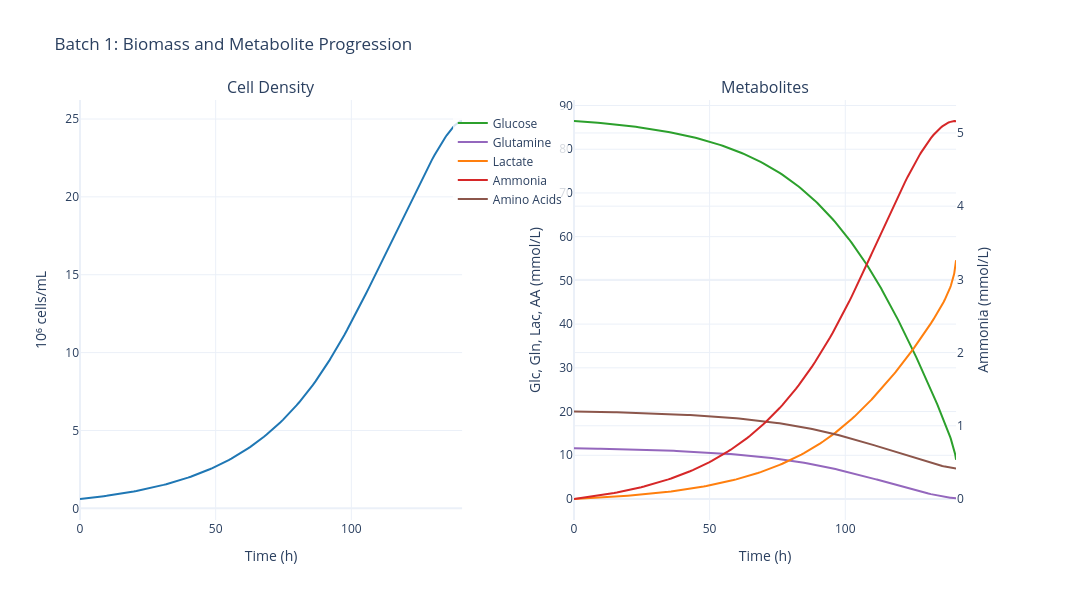

Source (notebook cell):
### Markdown cell above
## 5. Batch Plots

### Code cell
# Cell density & metabolites
fig = data.plot_biomass_metabolites(batch_number=BATCH_NUMBER)
fig.show()

### Figure 1 — Plotly figure (JSON) as saved in the notebook; plotly's stock layout.template omitted (floating-point values rounded to 4 significant figures; data arrays with more than 128 entries replaced by an {"elided": "..."} marker saying what was removed)
{"data": [{"hovertemplate": "Time: %{x:.1f} h<br>Cell Density: %{y:.2f} 10⁶ cells/mL<extra></extra>", "line": {"color": "#1f77b4", "width": 2}, "mode": "lines", "name": "Cell Density", "showlegend": false, "type": "scatter", "x": {"elided": "245 float values"}, "xaxis": "x", "y": {"elided": "245 float values"}, "yaxis": "y"}, {"hovertemplate": "Time: %{x:.1f} h<br>Glucose: %{y:.2f} mmol/L<extra></extra>", "line": {"color": "#2ca02c", "width": 2}, "mode": "lines", "name": "Glucose", "type": "scatter", "x": {"elided": "245 float values"}, "xaxis": "x2", "y": {"elided": "245 float values"}, "yaxis": "y2"}, {"hovertemplate": "Time: %{x:.1f} h<br>Glutamine: %{y:.2f} mmol/L<extra></extra>", "line": {"color": "#9467bd", "width": 2}, "mode": "lines", "name": "Glutamine", "type": "scatter", "x": {"elided": "245 float values"}, "xaxis": "x2", "y": {"elided": "245 float values"}, "yaxis": "y2"}, {"hovertemplate": "Time: %{x:.1f} h<br>Lactate: %{y:.2f} mmol/L<extra></extra>", "line": {"color": "#ff7f0e", "width": 2}, "mode": "lines", "name": "Lactate", "type": "scatter", "x": {"elided": "245 float values"}, "xaxis": "x2", "y": {"elided": "245 float values"}, "yaxis": "y2"}, {"hovertemplate": "Time: %{x:.1f} h<br>Ammonia: %{y:.2f} mmol/L<extra></extra>", "line": {"color": "#d62728", "width": 2}, "mode": "lines", "name": "Ammonia", "type": "scatter", "x": {"elided": "245 float values"}, "xaxis": "x2", "y": {"elided": "245 float values"}, "yaxis": "y3"}, {"hovertemplate": "Time: %{x:.1f} h<br>Amino Acids: %{y:.2f} mmol/L<extra></extra>", "line": {"color": "#8c564b", "width": 2}, "mode": "lines", "name": "Amino Acids", "type": "scatter", "x": {"elided": "245 float values"}, "xaxis": "x2", "y": {"elided": "245 float values"}, "yaxis": "y2"}], "layout": {"annotations": [{"font": {"size": 16}, "showarrow": false, "text": "Cell Density", "x": 0.205, "xanchor": "center", "xref": "paper", "y": 1, "yanchor": "bottom", "yref": "paper"}, {"font": {"size": 16}, "showarrow": false, "text": "Metabolites", "x": 0.735, "xanchor": "center", "xref": "paper", "y": 1, "yanchor": "bottom", "yref": "paper"}], "font": {"size": 12}, "height": 600, "legend": {"bgcolor": "rgba(255,255,255,0.8)", "x": 0.4, "y": 0.98}, "showlegend": true, "title": {"text": "Batch 1: Biomass and Metabolite Progression"}, "width": 1400, "xaxis": {"anchor": "y", "domain": [0, 0.41], "title": {"text": "Time (h)"}}, "xaxis2": {"anchor": "y2", "domain": [0.53, 0.94], "title": {"text": "Time (h)"}}, "yaxis": {"anchor": "x", "domain": [0, 1], "title": {"text": "10⁶ cells/mL"}}, "yaxis2": {"anchor": "x2", "domain": [0, 1], "title": {"text": "Glc, Gln, Lac, AA (mmol/L)"}}, "yaxis3": {"anchor": "x2", "overlaying": "y2", "side": "right", "title": {"text": "Ammonia (mmol/L)"}}}}
